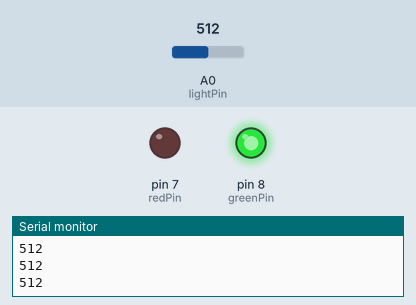
Simulated run of this sketch. Board: Arduino Uno, built with avr-gcc and run on an emulated ATmega328P. Shown: output pins drawn as LEDs (lit = HIGH), the last lines printed to the serial monitor. The inputs (shaded band) are chosen by the test bench; at power-on: A0 (lightPin) = 512.

Above: at 1.2 s.
1.3 s: A0 (lightPin) set to 6
2.9 s: A0 (lightPin) set to 3
At 4.1 s:
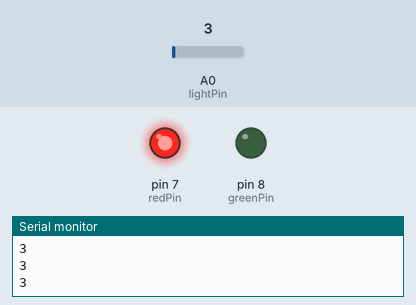
4.7 s: A0 (lightPin) set to 30
At 6.1 s:
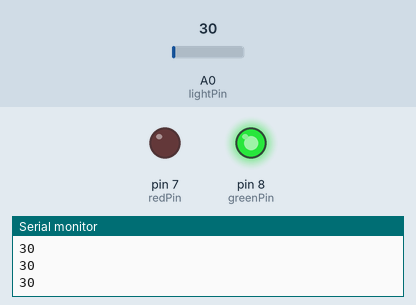
6.5 s: A0 (lightPin) set to 0
At 8.1 s:
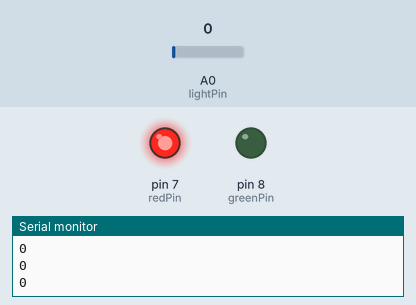
Timing chart, 0 to 9.2 s (numbered marks = the images above; inputs shaded):
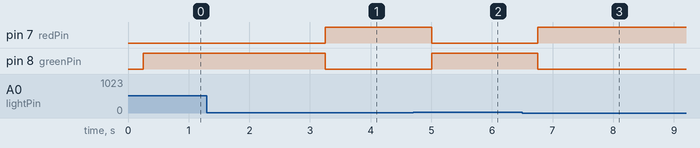

Measured:
- the behaviour switches between 5 and 4 on A0 (lightPin) (found by bisection; images 0 and 1)
- after the input at 2.9 s, pin 7 (redPin): LOW → HIGH after 0.35 s; pin 8 (greenPin): HIGH → LOW after 0.35 s
- after the input at 4.7 s, pin 7 (redPin): HIGH → LOW after 0.30 s; pin 8 (greenPin): LOW → HIGH after 0.30 s
- after the input at 6.5 s, pin 7 (redPin): LOW → HIGH after 0.26 s; pin 8 (greenPin): HIGH → LOW after 0.26 s

The sketch:

photoresistor.ino
```cpp
int lightPin = A0;
int lightVal;
int redPin = 7;
int greenPin = 8;
int delayT =250;
int dt =2000;
void setup() {
  // put your setup code here, to run once:
pinMode(lightPin,INPUT);
pinMode(redPin,OUTPUT);
pinMode(greenPin,OUTPUT);
Serial.begin(9600);
}

void loop() {
  // put your main code here, to run repeatedly:
lightVal = analogRead(lightPin);
Serial.println(lightVal);
delay(delayT);
if(lightVal<5){
  digitalWrite(redPin,HIGH);
  digitalWrite(greenPin,LOW);
}
if(lightVal>20){
  digitalWrite(greenPin,HIGH);
  digitalWrite(redPin,LOW);
}
}
```
